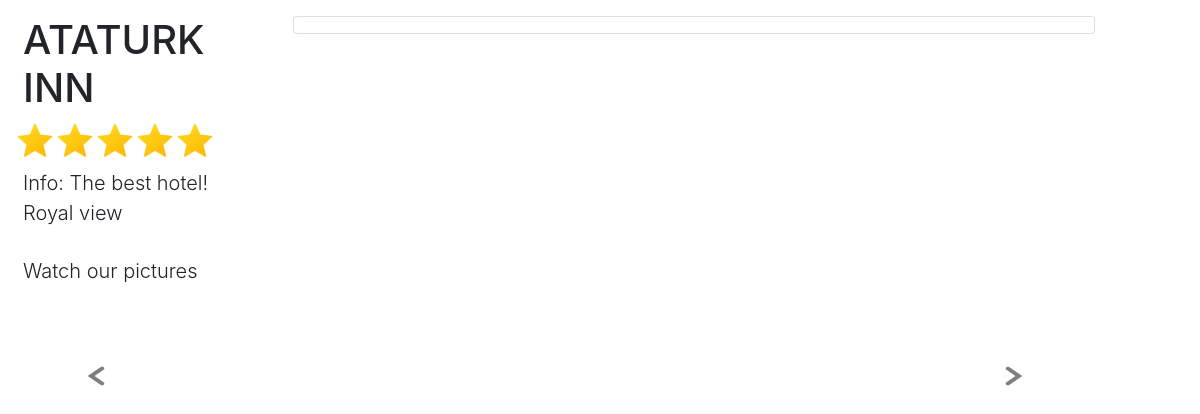
The app's page /pages/hotelinfo.php?hotel=8, older data.
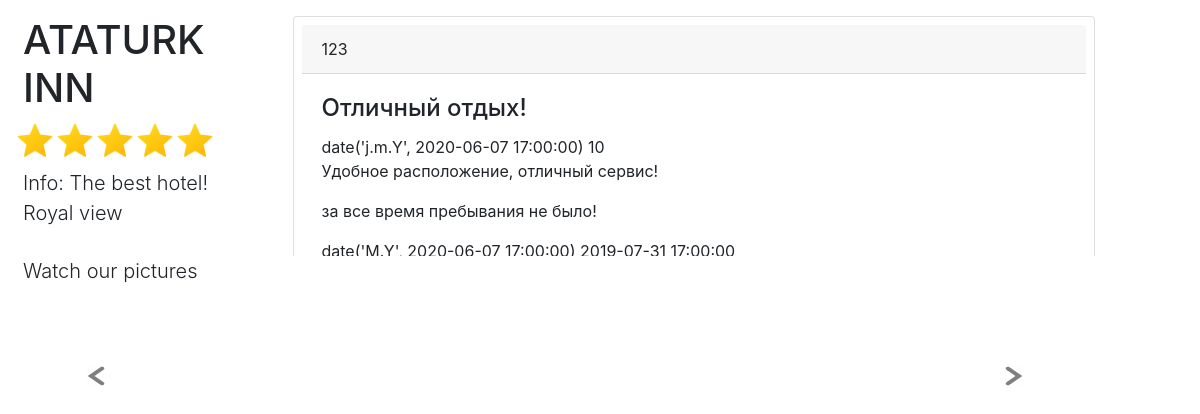
The same page, newer data.
### tables this page shows
CREATE TABLE `hotels` (
  `id` int(11) NOT NULL,
  `hotel` varchar(64) DEFAULT NULL,
  `cityid` int(11) DEFAULT NULL,
  `countryid` int(11) DEFAULT NULL,
  `stars` int(11) DEFAULT NULL,
  `cost` int(11) DEFAULT NULL,
  `info` varchar(1024) DEFAULT NULL
);

CREATE TABLE `comments` (
  `id` int(11) NOT NULL,
  `hotelid` int(11) DEFAULT NULL,
  `userid` int(11) DEFAULT NULL,
  `title` varchar(32) DEFAULT NULL,
  `score` int(11) DEFAULT NULL,
  `positive` varchar(1024) DEFAULT NULL,
  `negative` varchar(1024) DEFAULT NULL,
  `datereview` timestamp NULL DEFAULT NULL,
  `timeliv` timestamp NULL DEFAULT NULL,
  `catliv` varchar(128) DEFAULT NULL
);

CREATE TABLE `users` (
  `id` int(11) NOT NULL,
  `login` varchar(64) DEFAULT NULL,
  `pass` varchar(128) DEFAULT NULL,
  `email` varchar(128) DEFAULT NULL,
  `roleid` int(11) DEFAULT NULL,
  `discount` int(11) DEFAULT NULL,
  `avatar` mediumblob
);

### pages/hotelinfo.php (the view, shortened to what this page needs)
<!DOCTYPE html>
<html lang="en">
<head>
    <link rel="stylesheet" href="https://stackpath.bootstrapcdn.com/bootstrap/4.4.1/css/bootstrap.min.css">
</head>
<body>
<?php
include_once("functions.php");
$link = connect();
if(isset($_GET['hotel'])) {
    $ho_id = $_GET['hotel'];
    $sel = 'SELECT * FROM hotels WHERE id='.$ho_id;
    $res = mysqli_query($link, $sel);
    $row = mysqli_fetch_array($res, MYSQLI_NUM);
    $ho_name = $row[1];
    $ho_stars = $row[4];
    $ho_info = $row[6];
    echo '<section class="container row">';
    echo '<div class="col-3">';
    echo "<h1 class='text-uppercase ml-2'>$ho_name</h1>
    <span>";
    for($i=0; $i<$ho_stars; $i++) {
      echo '<img src="../images/star.png" alt="star" class="star">';
  }
    echo '</span><p class="lead ml-2 mt-2">Info: '.$ho_info.'</p>';
    echo '</div>';
    echo '<div class="col-9">';
    echo '<div class="comments-block">';
    echo "<div class='card comment p-2'>";
    $sel = 'SELECT hotelid, userid, title, score, positive, negative, datereview, timeliv, catliv FROM comments WHERE hotelid='.$ho_id;
    $res = mysqli_query($link, $sel);
    while($row = mysqli_fetch_array($res, MYSQLI_NUM)) {
        $seluser = 'SELECT login FROM users WHERE id='.$row[1];
        $resuser = mysqli_query($link, $seluser);
        $rowuser = mysqli_fetch_array($resuser, MYSQLI_NUM);
              echo "<div class='card-header'>$rowuser[0]</div>";
        echo "<div class='card-body'>
              <h4 class='card-title'>$row[2]</h4>
              <span class='datereview'>date('j.m.Y', $row[6])</span>
              <span class='score'>$row[3]</span>
              <p class='card-text positive'>$row[4]</p>
              <p class='card-text negative'>$row[5]</p>
              <span class='timeliv'>date('M.Y', $row[6])</span>
              <span class='catliv'>$row[7]</span>
              </div>";
    }
    echo '</div>';
    echo '</div></div>';
    echo '<div class="col-12">';
    echo '<p class="lead ml-2">Watch  our pictures</p>';
    echo '<div id="gallery" class="carousel slide mt-3" data-ride="carousel" align="center">
            <div class="carousel-inner">';
    echo '</div>';
    echo '<a class="carousel-control-prev arrow-zone" href="#gallery" role="button" data-slide="prev">
            <span class="carousel-control-prev-icon" aria-hidden="true"></span>
            <span class="sr-only">Previous</span></a>
          <a class="carousel-control-next arrow-zone" href="#gallery" role="button" data-slide="next">
            <span class="carousel-control-next-icon" aria-hidden="true"></span>
            <span class="sr-only">Next</span></a>';
    echo '<ol class="carousel-indicators list-inline mt-4 py-2">';
    echo '</ol></div></div></div>';
    echo '</section>';
}
?>
</body>
</html>

### pages/functions.php (shortened to what this page needs)
<?php
function connect($host="127.0.0.1:3306", $user="root", $pass="123456", $dbname="travels") {
    $link = mysqli_connect($host, $user, $pass, $dbname);
    echo "<div class='row'> <div class='col-12 text-muted font-italic mb-3'>";
    echo "</div></div>";
    return $link;
}

### pages/hotelinfo.php (style rules this page uses)
body { overflow-x: hidden; }
.star { max-width: 40px; }
.list-inline { white-space: nowrap; overflow-x: auto; }
.carousel-indicators { position: static; min-height: 124px; width: 90vw; margin-left: auto; margin-right: auto; }
.carousel-control-prev-icon { background-image: url("../images/arrow-left.png"); }
.carousel-control-next-icon { background-image: url("../images/arrow-right.png"); }
.comments-block { height: 30vh; overflow-y: scroll; cursor: grab; }
.comment { width: 100%; }

Row changes from the older to the newer data that the page shows:
added comments: userid.login "123", title "Отличный отдых!", datereview "2020-06-07 17:00:00", score "10", positive "Удобное расположение, отличный сервис!", negative "за все время пребывания не было!", timeliv "2019-07-31 17:00:00"
